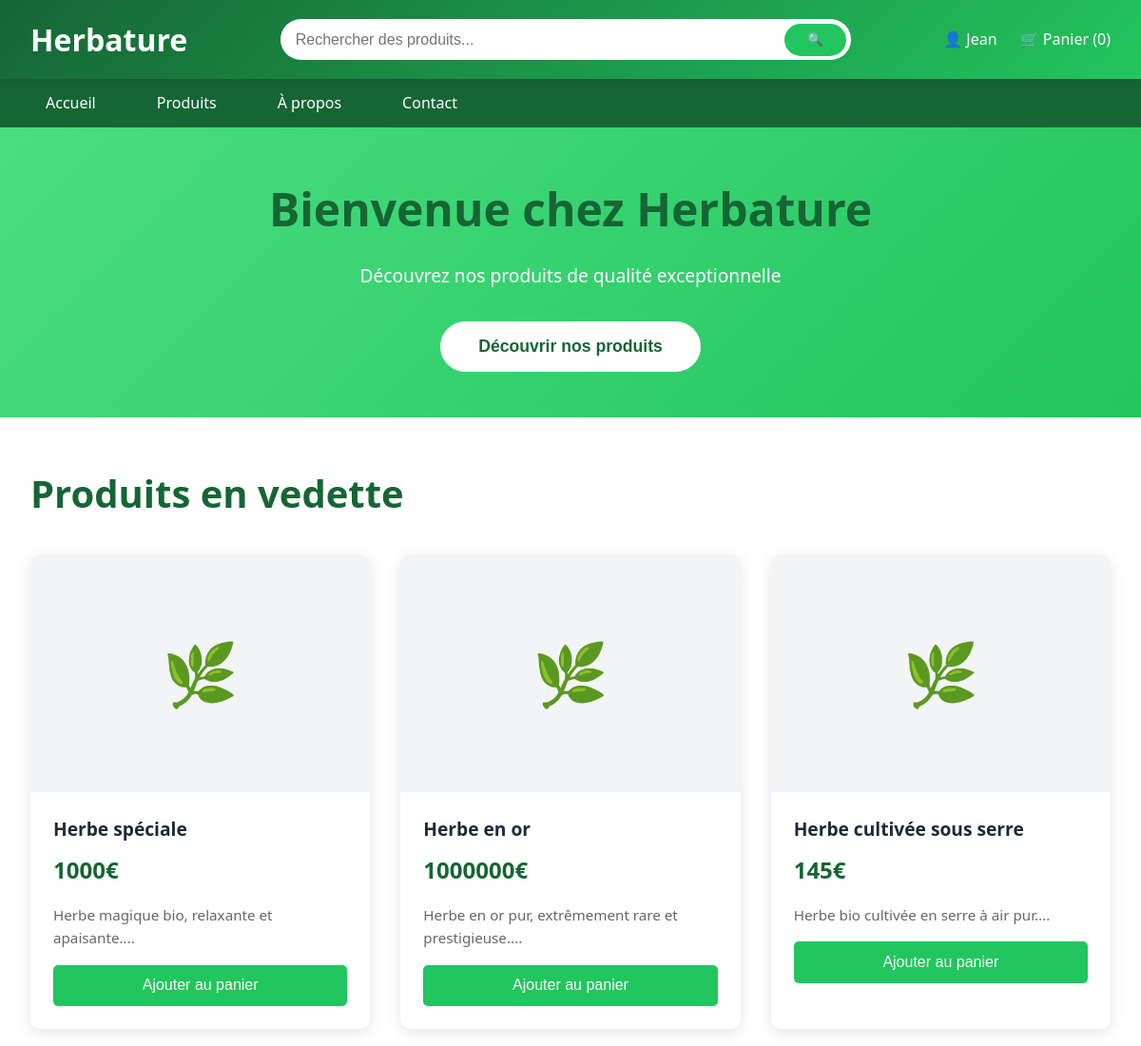
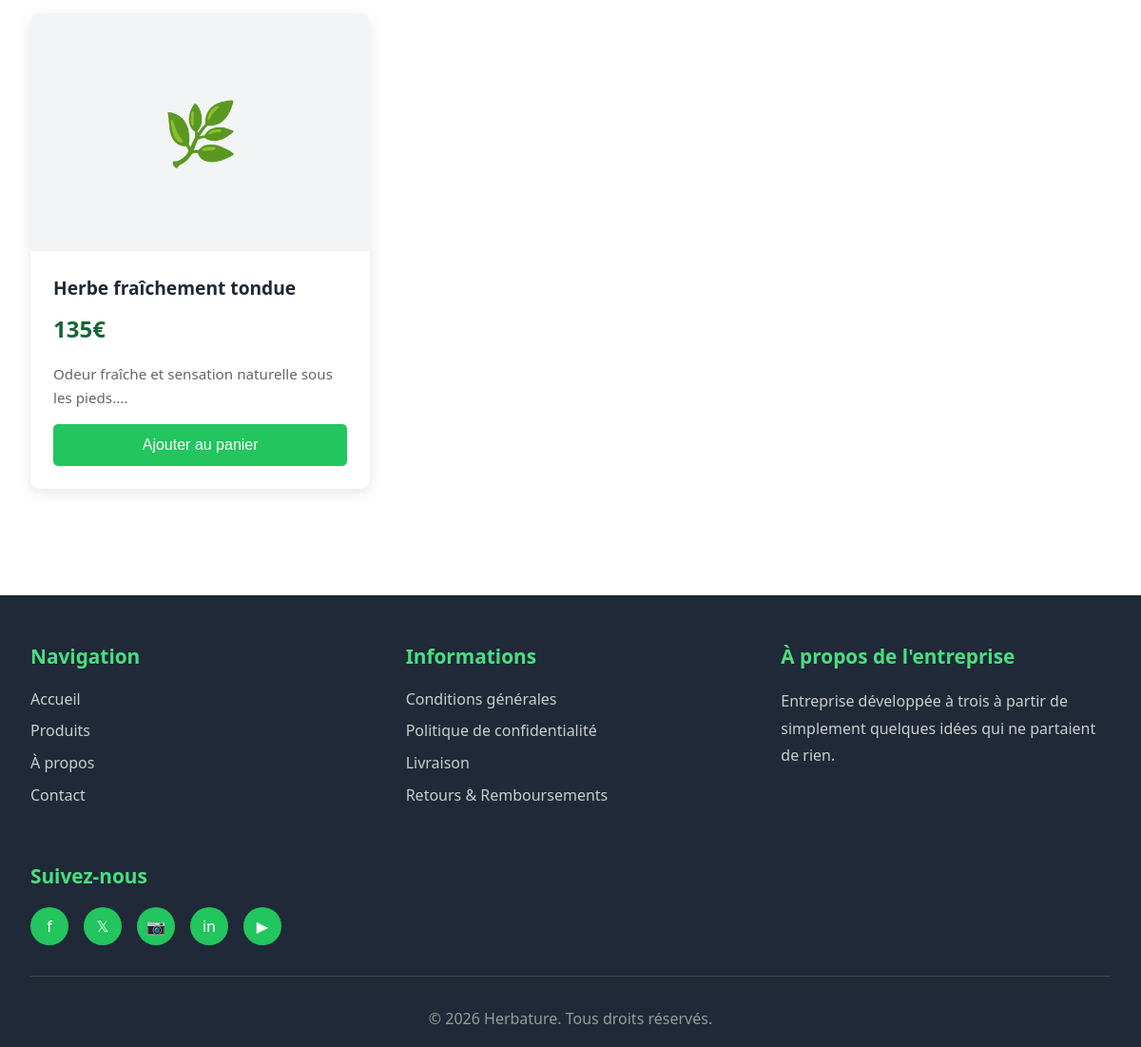
Page / (signed in) on the committed database (2 pictures, top to bottom).
### tables this page shows
CREATE TABLE produit (
    id_P INTEGER PRIMARY KEY AUTOINCREMENT,
    Nom VARCHAR(150) NOT NULL,
    Description TEXT,
    Prix DECIMAL(10, 2) NOT NULL,
    Promo DECIMAL(5, 2) DEFAULT 0,
    Stock INTEGER DEFAULT 0,
    Provenance TEXT,
    Qualiter TEXT,
    Nv_Polution INTEGER,
    Production TEXT,
    Type TEXT,
    Note DECIMAL(3, 2),
    Note_Client TEXT,
    P_HT DECIMAL(10, 2),
    id_F INTEGER,
    FOREIGN KEY (id_F) REFERENCES fournisseurs(id_F)
);

### app.py (the view)
@app.route('/')
def index():
    conn = get_db_connection()
    produits = conn.execute('SELECT * FROM produit ORDER BY Note DESC LIMIT 4').fetchall()
    conn.close()
    return render_template('index.html', produits=produits)

### app.py (called while the page is built)
def get_db_connection():
    conn = sqlite3.connect(DB_PATH)
    conn.row_factory = sqlite3.Row
    return conn

### templates/index.html (shortened to what this page needs)
{% extends "base.html" %}
{% block content %}
<section class="hero">
    <h1>Bienvenue chez Herbature</h1>
    <p>Découvrez nos produits de qualité exceptionnelle</p>
    <a href="{{ url_for('produits') }}"><button class="btn-primary">Découvrir nos produits</button></a>
</section>
<div class="container">
    <h2 style="font-size: 2.5rem; margin-bottom: 2rem;">Produits en vedette</h2>
    <div class="products-grid">
        {% for produit in produits %}
        <div class="product-card" onclick="window.location.href='{{ url_for('detail_produit', id=produit['id_P']) }}'">
            <div class="product-image">🌿</div>
            <div class="product-info">
                <div class="product-title">{{ produit['Nom'] }}</div>
                <div class="product-price">{{ produit['Prix'] }}€</div>
                <div class="product-desc">{{ produit['Description'][:100] }}...</div>
                <form method="POST" action="{{ url_for('ajouter_panier', id_produit=produit['id_P']) }}" onclick="event.stopPropagation()">
                    <button type="submit" class="btn-add-cart">Ajouter au panier</button>
                </form>
            </div>
        </div>
        {% endfor %}
    </div>
</div>
{% endblock %}

### static/css/style.css (style rules this page uses)
* { margin: 0; padding: 0; box-sizing: border-box; }
:root { --vert-clair: #4ade80; --vert-fonce: #166534; --vert-moyen: #22c55e; --gris-clair: #f3f4f6; --gris-fonce: #1f2937; }
body { font-family: 'Segoe UI', Tahoma, Geneva, Verdana, sans-serif; line-height: 1.6; color: #333; }
.hero { background: linear-gradient(135deg, var(--vert-clair) 0%, var(--vert-moyen) 100%); padding: 4rem 2rem; text-align: center; color: white; }
.hero h1 { font-size: 3rem; margin-bottom: 1rem; }
.hero p { font-size: 1.3rem; margin-bottom: 2rem; }
.btn-primary { display: inline-block; background: white; color: var(--vert-fonce); padding: 1rem 2.5rem; text-decoration: none; border-radius: 30px; font-weight: bold; font-size: 1.1rem; border: none; cursor: pointer; transition: all 0.3s; }
.container { max-width: 1400px; margin: 0 auto; padding: 3rem 2rem; }
.products-grid { display: grid; grid-template-columns: repeat(auto-fill, minmax(280px, 1fr)); gap: 2rem; margin-top: 2rem; }
.product-card { background: white; border-radius: 10px; overflow: hidden; box-shadow: 0 4px 15px rgba(0,0,0,0.1); transition: all 0.3s; cursor: pointer; }
.product-image { width: 100%; height: 250px; background: var(--gris-clair); display: flex; align-items: center; justify-content: center; font-size: 4rem; }
.product-info { padding: 1.5rem; }
.product-title { font-size: 1.2rem; font-weight: bold; margin-bottom: 0.5rem; color: var(--gris-fonce); }
.product-price { font-size: 1.5rem; color: var(--vert-fonce); font-weight: bold; margin-bottom: 1rem; }
.product-desc { color: #666; margin-bottom: 1rem; font-size: 0.95rem; }
.btn-add-cart { width: 100%; background: var(--vert-moyen); color: white; border: none; padding: 0.8rem; border-radius: 5px; font-size: 1rem; cursor: pointer; transition: background 0.3s; }
h1, h2 { color: var(--vert-fonce); }
.hero { background: linear-gradient(135deg, var(--vert-clair) 0%, var(--vert-moyen) 100%); padding: 3rem 2rem; text-align: center; color: white; }
.hero p { font-size: 1.2rem; }

### rows in the picture
produit: Nom "Herbe spéciale", Prix "1000", Description "Herbe magique bio, relaxante et apaisante."
produit: Nom "Herbe en or", Prix "1000000", Description "Herbe en or pur, extrêmement rare et prestigieuse."
produit: Nom "Herbe cultivée sous serre", Prix "145", Description "Herbe bio cultivée en serre à air pur."
produit: Nom "Herbe fraîchement tondue", Prix "135", Description "Odeur fraîche et sensation naturelle sous les pieds."

### other values in the picture
{{ session.get('prenom', 'Profil') }} "Jean"
